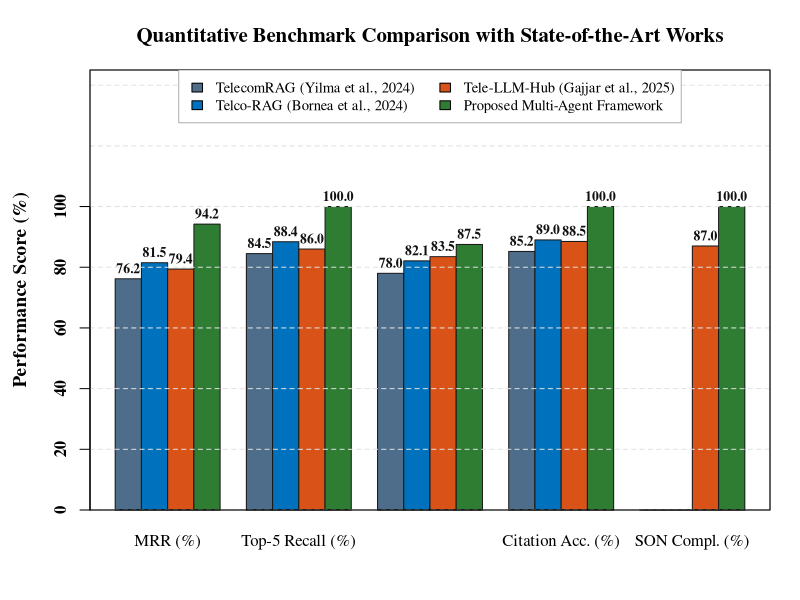
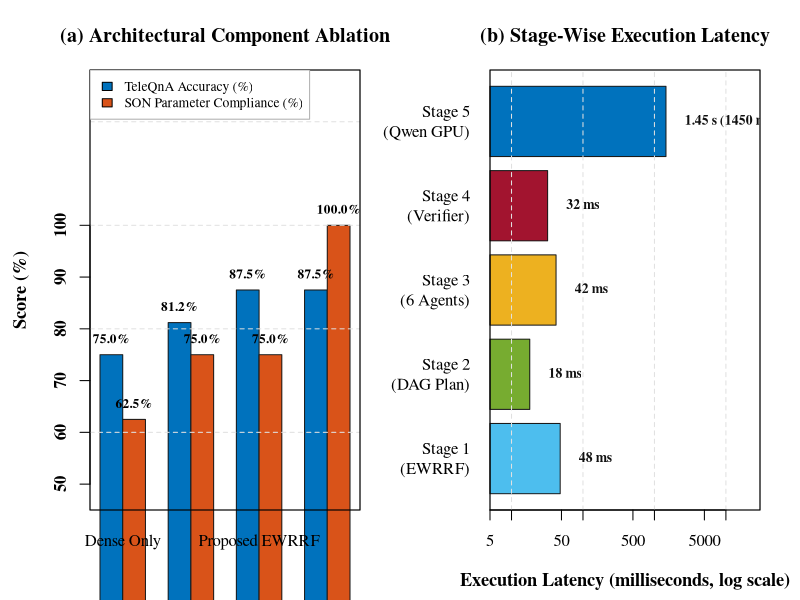

R code for these plots, in order:
# =========================================================================
# R Script: IEEE Publication Figures for 5G NR/O-RAN Multi-Agent Paper
# Generates:
#   1) fig2_baseline_comparison.png (Benchmark Comparison vs Baselines)
#   2) fig3_ablation_and_latency.png (Ablation Study & Latency Profile)
# =========================================================================

# Ensure target output directory exists
out_dir <- file.path("D:", "Vit", "SEM 5", "F2-NLP", "NLP Project", "overleaf_ieee_paper", "figures")
if (!dir.exists(out_dir)) {
  dir.create(out_dir, recursive = TRUE, showWarnings = FALSE)
}

# -------------------------------------------------------------------------
# FIGURE 2: Quantitative Benchmark Comparison
# -------------------------------------------------------------------------
png(filename = file.path(out_dir, "fig2_baseline_comparison_R.png"),
    width = 9.2, height = 5.2, units = "in", res = 300)

par(family = "serif", mar = c(4.5, 4.5, 3.5, 1.5))

metrics <- c("MRR (%)", "Top-5 Recall (%)", "TeleQnA Acc. (%)", "Citation Acc. (%)", "SON Compl. (%)")

# 4 models x 5 metrics
data_matrix <- matrix(c(
  76.2, 84.5, 78.0, 85.2, 0.0,    # TelecomRAG
  81.5, 88.4, 82.1, 89.0, 0.0,    # Telco-RAG
  79.4, 86.0, 83.5, 88.5, 87.0,   # Tele-LLM-Hub
  94.2, 100.0, 87.5, 100.0, 100.0 # Proposed Framework
), nrow = 4, byrow = TRUE)

colors <- c("#4D6D8A", "#0072BD", "#D95319", "#2E7D32")

# Barplot with wide y-limits (0 to 145) to prevent any text-border overlap
bp <- barplot(data_matrix, beside = TRUE, names.arg = metrics,
              col = colors, border = "#1a1a1a",
              ylim = c(0, 145), yaxt = "n",
              ylab = "Performance Score (%)", font.lab = 2, cex.lab = 1.15,
              main = "Quantitative Benchmark Comparison with State-of-the-Art Works",
              font.main = 2, cex.main = 1.25)

axis(2, at = seq(0, 100, by = 20), labels = seq(0, 100, by = 20), font = 2)
grid(nx = NA, ny = NULL, col = "#e0e0e0", lty = 2)
box(lwd = 1.2)

# Value annotations on top of each bar
for (i in 1:nrow(data_matrix)) {
  for (j in 1:ncol(data_matrix)) {
    val <- data_matrix[i, j]
    if (val > 0) {
      text(bp[i, j], val + 3.5, sprintf("%.1f", val),
           cex = 0.82, font = 2, col = "#111111")
    }
  }
}

# 2-column Legend centered at top
legend("top", legend = c("TelecomRAG (Yilma et al., 2024)",
                         "Telco-RAG (Bornea et al., 2024)",
                         "Tele-LLM-Hub (Gajjar et al., 2025)",
                         "Proposed Multi-Agent Framework"),
       fill = colors, ncol = 2, cex = 0.88, bg = "white", box.col = "#b0b0b0")

dev.off()
cat("Saved Figure 2 to:", file.path(out_dir, "fig2_baseline_comparison_R.png"), "\n")

# -------------------------------------------------------------------------
# FIGURE 3: Component Ablation & Stage-Wise Latency
# -------------------------------------------------------------------------
png(filename = file.path(out_dir, "fig3_ablation_and_latency_R.png"),
    width = 10.8, height = 4.8, units = "in", res = 300)

par(family = "serif", mfrow = c(1, 2), mar = c(4.5, 4.5, 3.5, 2.0))

# Subplot (a): Ablation
categories <- c("Dense Only", "Standard RRF", "Proposed EWRRF", "EWRRF + Verifier")
abl_matrix <- matrix(c(
  75.0, 81.2, 87.5, 87.5,   # TeleQnA Acc
  62.5, 75.0, 75.0, 100.0   # SON Compliance
), nrow = 2, byrow = TRUE)

bp_abl <- barplot(abl_matrix, beside = TRUE, names.arg = categories,
                  col = c("#0072BD", "#D95319"), border = "#1a1a1a",
                  ylim = c(45, 130), yaxt = "n",
                  ylab = "Score (%)", font.lab = 2, cex.lab = 1.1,
                  main = "(a) Architectural Component Ablation",
                  font.main = 2, cex.main = 1.2)

axis(2, at = seq(50, 100, by = 10), labels = seq(50, 100, by = 10), font = 2)
grid(nx = NA, ny = NULL, col = "#e0e0e0", lty = 2)
box(lwd = 1.2)

for (i in 1:nrow(abl_matrix)) {
  for (j in 1:ncol(abl_matrix)) {
    val <- abl_matrix[i, j]
    text(bp_abl[i, j], val + 3.0, sprintf("%.1f%%", val),
         cex = 0.80, font = 2)
  }
}

legend("topleft", legend = c("TeleQnA Accuracy (%)", "SON Parameter Compliance (%)"),
       fill = c("#0072BD", "#D95319"), cex = 0.82, bg = "white", box.col = "#b0b0b0")

# Subplot (b): Latency (Horizontal Barplot on Log Scale)
stages <- c("Stage 1\n(EWRRF)", "Stage 2\n(DAG Plan)", "Stage 3\n(6 Agents)",
            "Stage 4\n(Verifier)", "Stage 5\n(Qwen GPU)")
latencies <- c(48, 18, 42, 32, 1450)
stage_colors <- c("#4DBEEE", "#77AC30", "#EDB120", "#A2142F", "#0072BD")

bp_lat <- barplot(latencies, horiz = TRUE, names.arg = stages,
                  col = stage_colors, border = "#1a1a1a",
                  log = "x", xlim = c(5, 30000),
                  xlab = "Execution Latency (milliseconds, log scale)",
                  font.lab = 2, cex.lab = 1.1,
                  main = "(b) Stage-Wise Execution Latency",
                  font.main = 2, cex.main = 1.2, las = 1)

grid(nx = NULL, ny = NA, col = "#e0e0e0", lty = 2)
box(lwd = 1.2)

for (k in 1:length(latencies)) {
  val <- latencies[k]
  txt <- if (val < 1000) sprintf(" %d ms", val) else sprintf(" %.2f s (%d ms)", val / 1000, val)
  text(val * 1.2, bp_lat[k], txt, pos = 4, font = 2, cex = 0.82, col = "#111111")
}

dev.off()
cat("Saved Figure 3 to:", file.path(out_dir, "fig3_ablation_and_latency_R.png"), "\n")
